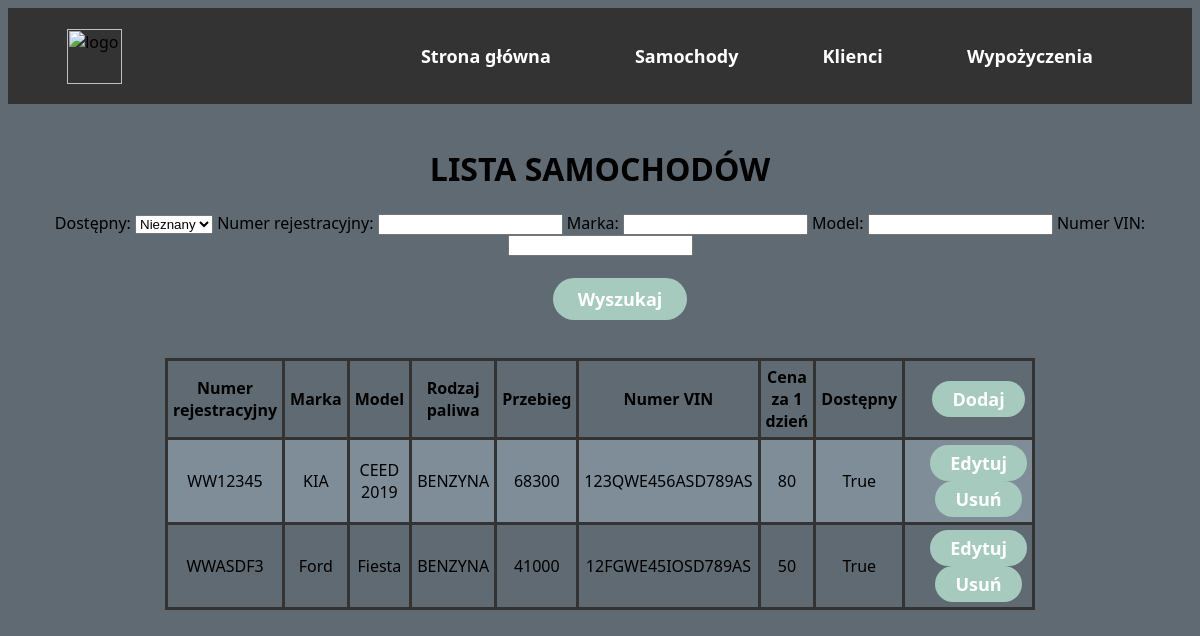
The app's page /cars/, older data.
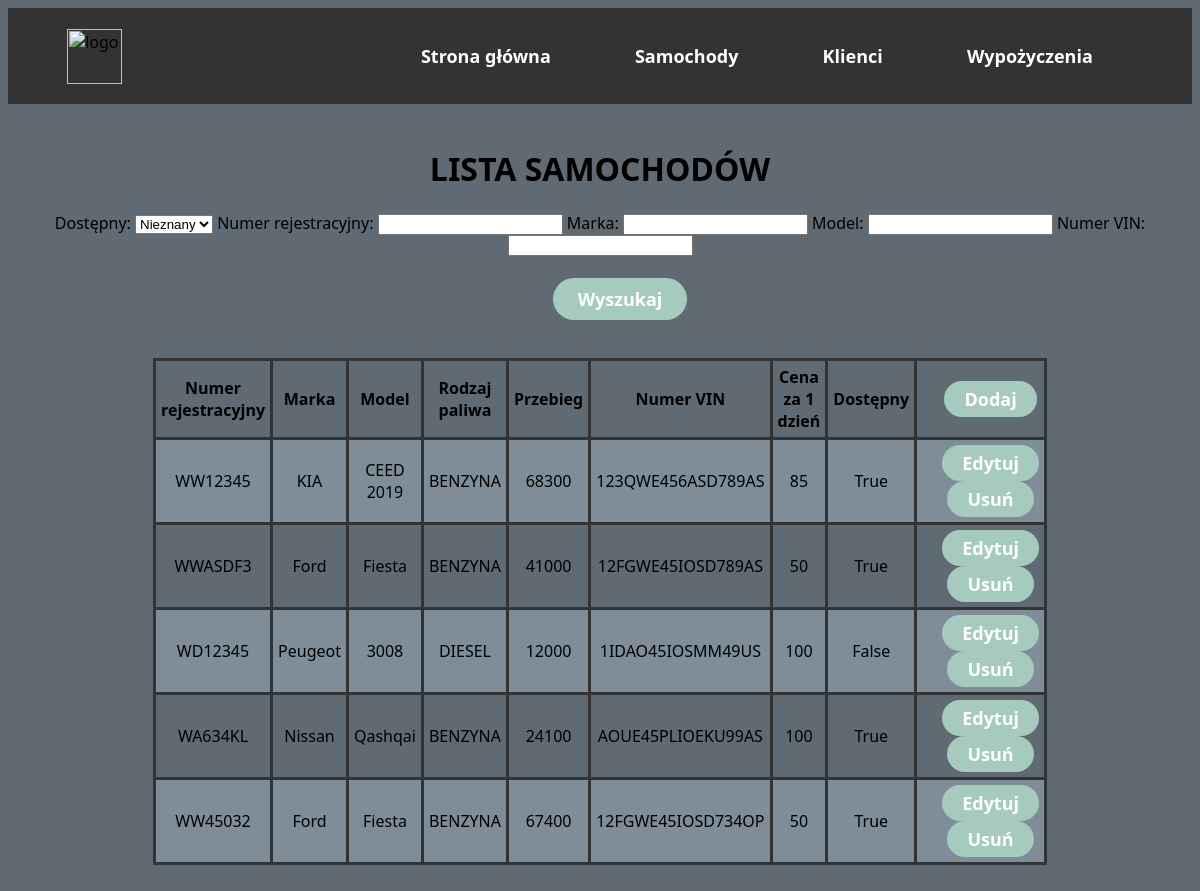
The same page, newer data.
### main/models.py (models this page shows, shortened)
class Car(models.Model):
    plates = models.CharField('Numer rejestracyjny', max_length=8)
    manufacturer = models.CharField('Marka', max_length=30)
    model = models.CharField('Model', max_length=30)
    fuel = models.CharField('Rodzaj paliwa', max_length=10)
    mileage = models.IntegerField('Przebieg')
    vin = models.CharField('Numer VIN', max_length=17)
    price = models.IntegerField('Cena za 1 dzień')
    is_available = models.BooleanField('Dostępny', default=True)

### main/views.py (the view)
# urls.py: path("cars/", views.cars, name="cars"),
def cars(response):
    cars = Car.objects.all()
    myFilter = CarFilter(response.GET, queryset=cars)
    cars = myFilter.qs
    return render(response, "main/cars.html", {"cars": cars, "myFilter": myFilter})

### main/templates/main/cars.html (shortened to what this page needs)
{% extends 'main/base.html' %}
{% block content %}
    <h1 style="text-align:center">LISTA SAMOCHODÓW</h1>
    <form method="get" align="center">
        {{myFilter.form}}
        <br><br>
        <button type="submit">Wyszukaj</button>
    </form>
    <br>
    <table align="center">
        <tr>
            <th>Numer rejestracyjny</th>
            <th>Marka</th>
            <th>Model</th>
            <th>Rodzaj paliwa</th>
            <th>Przebieg</th>
            <th>Numer VIN</th>
            <th>Cena za 1 dzień</th>
            <th>Dostępny</th>
            <th><a href="add"><button class="button button1">Dodaj</button></a></th>
        </tr>
        {% for item in cars %}
        <tr>
            <td>{{item.plates}}</td>
            <td>{{item.manufacturer}}</td>
            <td>{{item.model}}</td>
            <td>{{item.fuel}}</td>
            <td>{{item.mileage}}</td>
            <td>{{item.vin}}</td>
            <td>{{item.price}}</td>
            <td>{{item.is_available}}</td>
            <td><a href="{% url 'update_car' item.id %}"><button class="button button1"> Edytuj </button></a>   <a href="{% url 'delete_car' item.id %}"><button class="button button1"> Usuń </button></a></td>
        </tr>
        {% endfor %}
    </table>
{% endblock %}

Row changes from the older to the newer data that the page shows:
changed Car "WW12345": price "80" → "85"
added Car: plates "WD12345", manufacturer "Peugeot", model "3008", fuel "DIESEL", mileage "12000", vin "1IDAO45IOSMM49US", price "100", is_available "False"
added Car: plates "WA634KL", manufacturer "Nissan", model "Qashqai", fuel "BENZYNA", mileage "24100", vin "AOUE45PLIOEKU99AS", price "100", is_available "True"
added Car: plates "WW45032", manufacturer "Ford", model "Fiesta", fuel "BENZYNA", mileage "67400", vin "12FGWE45IOSD734OP", price "50", is_available "True"
